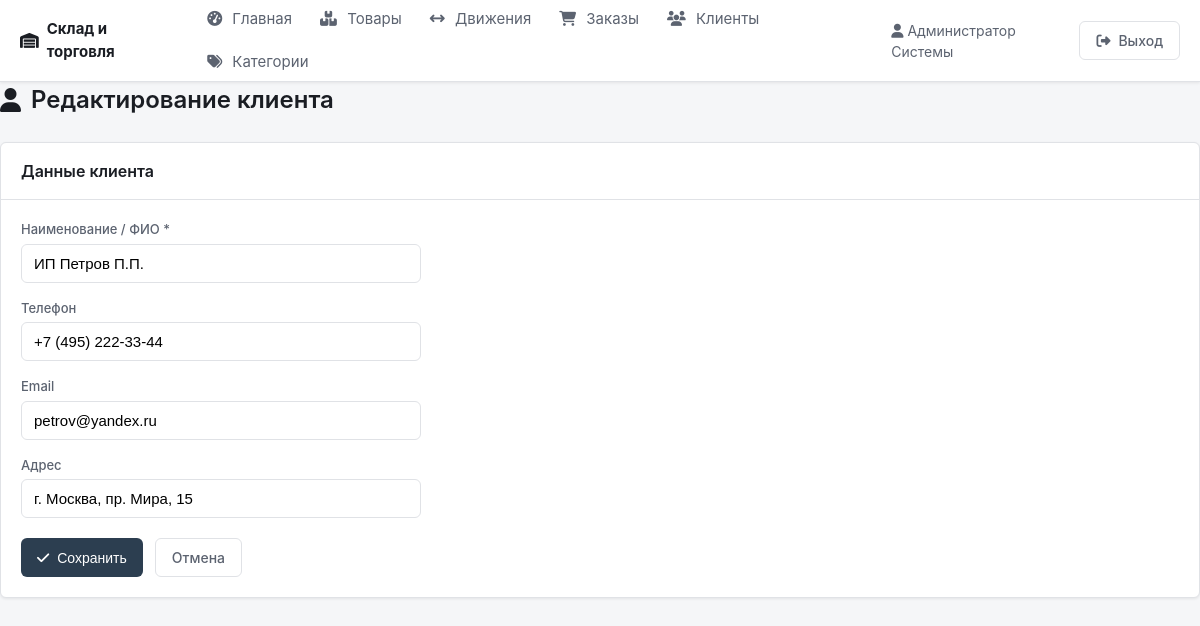
The app's page /client_edit.php?id=2 (signed in) with its own data.
### tables this page shows
CREATE TABLE clients (
    id INT UNSIGNED AUTO_INCREMENT PRIMARY KEY,
    name VARCHAR(255) NOT NULL,
    phone VARCHAR(32) DEFAULT NULL,
    email VARCHAR(128) DEFAULT NULL,
    address VARCHAR(255) DEFAULT NULL,
    created_at DATETIME NOT NULL DEFAULT CURRENT_TIMESTAMP
);

### client_edit.php (the view, shortened to what this page needs)
<?php
$pdo = getDb();
$id = isset($_GET['id']) ? (int) $_GET['id'] : null;
$client = null;
if ($id) {
    $stmt = $pdo->prepare('SELECT * FROM clients WHERE id = ?');
    $stmt->execute([$id]);
    $client = $stmt->fetch(PDO::FETCH_ASSOC);
}
require_once __DIR__ . '/includes/header.php';
?>
<h1 class="page-title"><i class="fa-solid fa-user"></i> <?= $client ? 'Редактирование клиента' : 'Новый клиент' ?></h1>
<div class="card">
    <div class="card-header"><h2>Данные клиента</h2></div>
    <div style="padding: 20px;">
        <form method="post">
            <div class="form-group">
                <label>Наименование / ФИО *</label>
                <input type="text" name="name" value="<?= htmlspecialchars($client['name'] ?? $_POST['name'] ?? '') ?>" required>
            </div>
            <div class="form-group">
                <label>Телефон</label>
                <input type="text" name="phone" value="<?= htmlspecialchars($client['phone'] ?? $_POST['phone'] ?? '') ?>">
            </div>
            <div class="form-group">
                <label>Email</label>
                <input type="email" name="email" value="<?= htmlspecialchars($client['email'] ?? $_POST['email'] ?? '') ?>">
            </div>
            <div class="form-group">
                <label>Адрес</label>
                <input type="text" name="address" value="<?= htmlspecialchars($client['address'] ?? $_POST['address'] ?? '') ?>">
            </div>
            <div class="form-actions">
                <button type="submit" class="btn btn-primary"><i class="fa-solid fa-check"></i> Сохранить</button>
                <a href="/po_alina/clients.php" class="btn btn-outline">Отмена</a>
            </div>
        </form>
    </div>
</div>
<?php require_once __DIR__ . '/includes/footer.php'; ?>

### assets/css/style.css (style rules this page uses)
:root { --bg: #f5f6f8; --surface: #ffffff; --border: #e0e2e6; --text: #1a1d23; --text-muted: #5c6370; --primary: #2c3e50; --primary-hover: #1a252f; --accent: #3498db; --accent-hover: #2980b9; --success: #27ae60; --error: #c0392b; --warning: #d35400; --shadow: 0 1px 3px rgba(0,0,0,0.08); --radius: 6px; }
* { box-sizing: border-box; }
body { margin: 0; font-family: -apple-system, BlinkMacSystemFont, 'Segoe UI', Roboto, 'Helvetica Neue', Arial, sans-serif; font-size: 15px; line-height: 1.5; color: var(--text); background: var(--bg); min-height: 100vh; }
a { color: var(--accent); text-decoration: none; }
.btn { display: inline-flex; align-items: center; gap: 8px; padding: 8px 16px; border-radius: var(--radius); font-size: 14px; font-weight: 500; border: none; cursor: pointer; text-decoration: none; transition: background 0.15s, color 0.15s; }
.btn-primary { background: var(--primary); color: #fff; }
.btn-outline { background: transparent; color: var(--text-muted); border: 1px solid var(--border); }
.page-title { margin: 0 0 24px; font-size: 24px; font-weight: 600; color: var(--text); display: flex; align-items: center; gap: 10px; }
.card { background: var(--surface); border: 1px solid var(--border); border-radius: var(--radius); box-shadow: var(--shadow); overflow: hidden; margin-bottom: 24px; }
.card-header { padding: 16px 20px; border-bottom: 1px solid var(--border); display: flex; align-items: center; justify-content: space-between; flex-wrap: wrap; gap: 12px; }
.card-header h2 { margin: 0; font-size: 16px; font-weight: 600; }
.form-group { margin-bottom: 16px; }
.form-group label { display: block; margin-bottom: 4px; font-size: 13px; font-weight: 500; color: var(--text-muted); }
.form-group input, .form-group select, .form-group textarea { width: 100%; max-width: 400px; padding: 10px 12px; border: 1px solid var(--border); border-radius: var(--radius); font-size: 15px; }
.form-actions { margin-top: 20px; display: flex; gap: 12px; }

### records on screen
clients: name "ИП Петров П.П.", phone "+7 (495) 222-33-44", email "petrov@yandex.ru", address "г. Москва, пр. Мира, 15"

### other values on screen
currentUser()['full_name'] "Администратор Системы"
